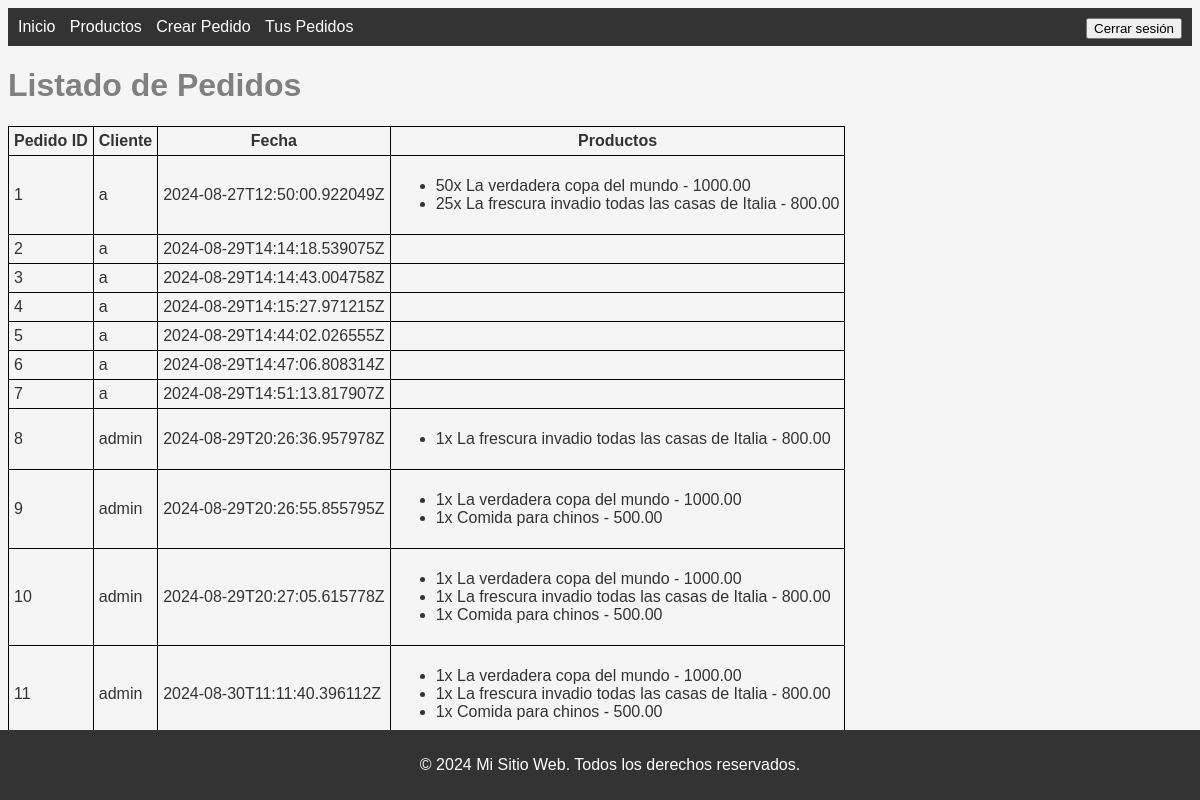
The page /mostrarPedidos/ on the database as committed earlier.
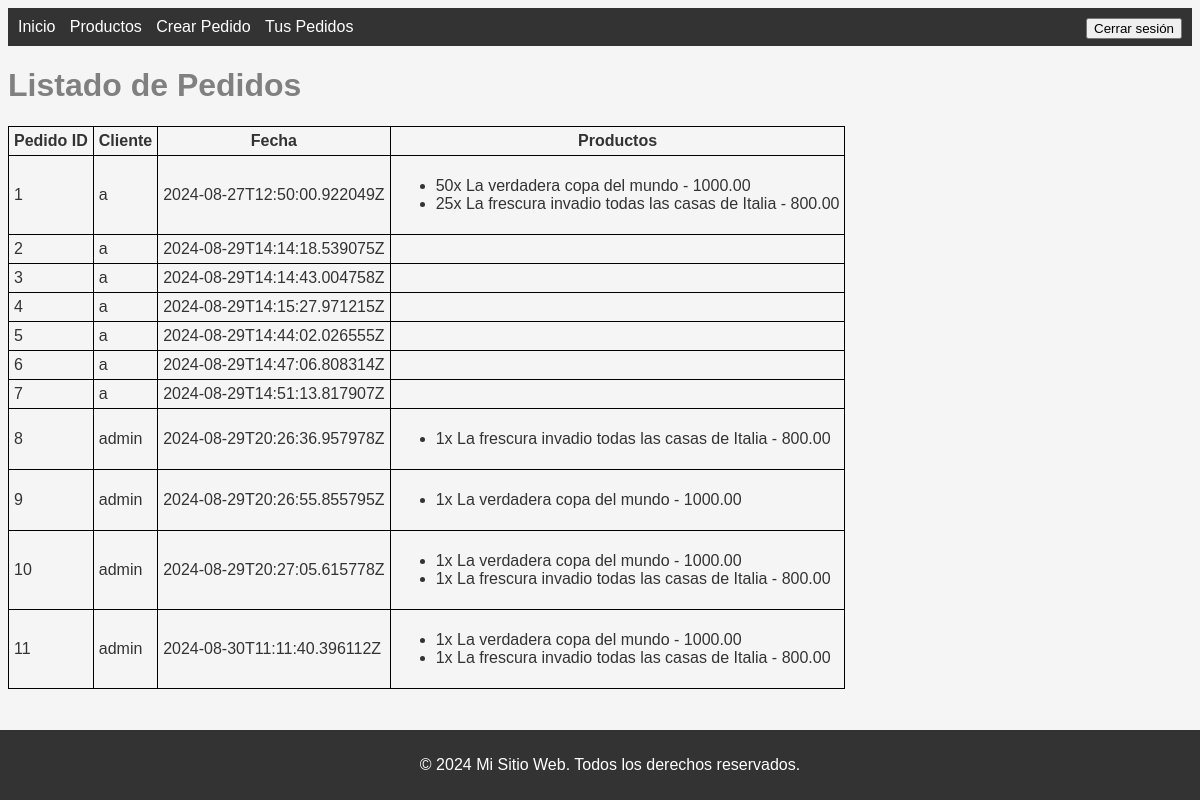
The same page on the database as committed later.
### main/models.py (models this page shows, shortened)
class Cliente(AbstractBaseUser, PermissionsMixin):
    id = models.AutoField(primary_key=True)
    nombre = models.CharField(max_length=255, unique=True)
    direccion = models.CharField(max_length=255)
    telefono = models.CharField(max_length=20)
    is_superuser = models.BooleanField(default=False)
    is_active = models.BooleanField(default=True)
    is_staff = models.BooleanField(default=False)
    USERNAME_FIELD = 'nombre'
    objects = ClienteManager()

class Producto(models.Model):
    id = models.AutoField(primary_key=True)
    codigo = models.CharField(max_length=100, unique=True)
    descripcion = models.TextField()
    precio = models.DecimalField(max_digits=10, decimal_places=2)

### main/views.py (the view)
# urls.py: path('mostrarPedidos/', mostrarPedidos, name='mostrarPedidos'),
def mostrarPedidos(request):
    if request.method == 'GET':
        pedidos = Pedido.objects.all()
        serializer = PedidoSerializer(pedidos, many=True)
        clientes = Cliente.objects.all()
        context = {
            'pedidos': serializer.data,
            'clientes': clientes,
        }
        return render(request, 'mostrar_pedidos.html', context)

### main/templates/mostrar_pedidos.html
{% extends 'base.html' %}
{% block content %}
    <h1 style="color: gray;">Listado de Pedidos</h1>
    <table style="border-collapse: collapse;">
        <thead>
            <tr>
                <th>Pedido ID</th>
                <th>Cliente</th>
                <th>Fecha</th>
                <th>Productos</th>
            </tr>
        </thead>
        <tbody>
            {% for pedido in pedidos %}
                <tr>
                    <td>{{ pedido.id }}</td>
                    <td>
                        {% for cliente in clientes %}
                            {% if cliente.id == pedido.cliente %}
                                {{ cliente.nombre }}
                            {% endif %}
                        {% endfor %}
                    </td>
                    <td>{{ pedido.fecha }}</td>
                    <td>
                        <ul>
                            {% for producto in pedido.productos %}
                                <li>{{ producto.cantidad }}x {{ producto.producto.descripcion }} - {{ producto.producto.precio }}</li>
                            {% endfor %}
                        </ul>
                    </td>
                </tr>
            {% endfor %}
        </tbody>
    </table>
{% endblock %}

### main/templates/base.html (shortened to what this page needs)
<!DOCTYPE html>
<html lang="es">
<head>
    {% load static %}
    <link rel="stylesheet" href="{% static 'css/base.css' %}">
</head>
<body>
    <nav>
        <ul>
            <li><a href="{% url 'home' %}">Inicio</a></li>
            <li><a href="{% url 'productos' %}">Productos</a></li>
            <li><a href="{% url 'pedido' %}">Crear Pedido</a></li>
            <li><a href="{% url 'mostrarPedidos' %}">Tus Pedidos</a></li>
            <li>
                <form id="logout-form" action="{% url 'logout' %}" method="post" style="display: inline;">
                    <button type="submit" style="float: right;">
                        Cerrar sesión
                    </button>
                </form>
            </li>
        </ul>
    </nav>
    <div>
        {% block content %}{% endblock %}
    </div>
    <footer>
        <p>&copy; 2024 Mi Sitio Web. Todos los derechos reservados.</p>
    </footer>
</body>
</html>

### static/css/base.css (style rules this page uses)
body { font-family: Arial, sans-serif; background-color: #f5f5f5; color: #333; }
nav { background-color: #333; padding: 10px; }
nav ul { list-style-type: none; margin: 0; padding: 0; }
nav ul li { display: inline; margin-right: 10px; }
nav ul li a { color: #fff; text-decoration: none; }
footer { background-color: #333; padding: 10px; color: #fff; text-align: center; position: fixed; bottom: 0; left: 0; width: 100%; }
th, td { padding: 5px; border: 1px solid black; }
table { border-collapse: collapse; }

Rows that differ between the two databases and show on the page:
removed Producto: producto.descripcion "Comida para chinos" "Comida para chinos" "Comida para chinos"
Other text that changed with them:
list line gone: "1 x - 500.00"
